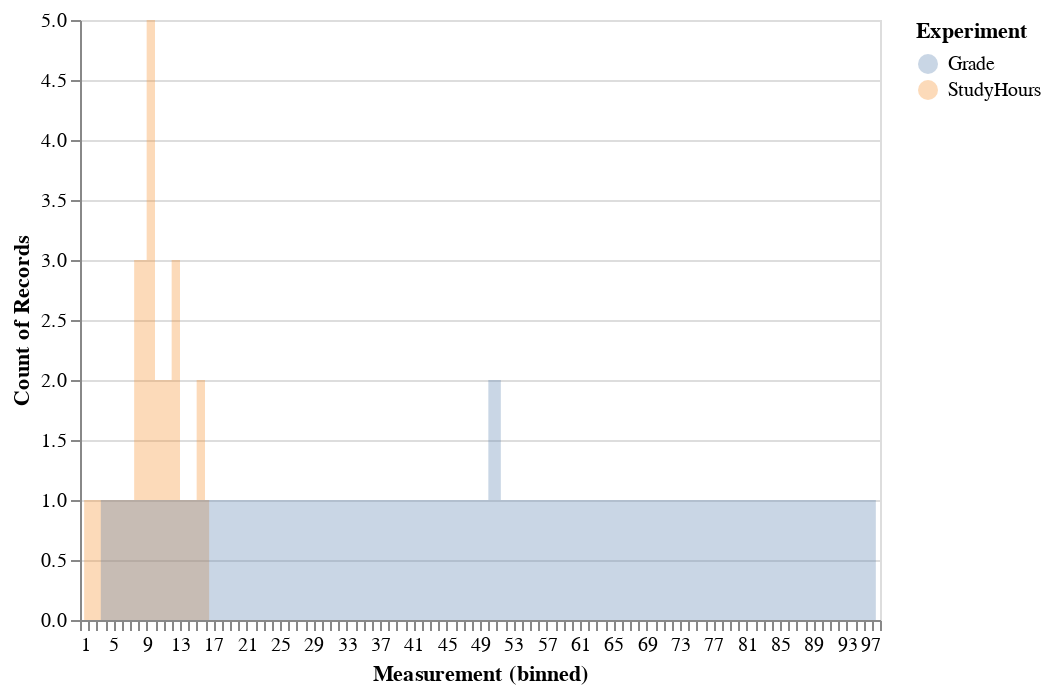

Notebook code for this chart:
### Code cell
alt.Chart(df_students).transform_fold(
    ['StudyHours', 'Grade',],
    as_=['Experiment', 'Measurement']
).mark_area(
    opacity=0.3,
    interpolate='step'
).encode(
    alt.X('Measurement:Q', bin=alt.Bin(maxbins=100)),
    alt.Y('count()', stack=None),
    alt.Color('Experiment:N')
)

### Figure 1 — Vega-Lite specification as saved in the notebook (floating-point values rounded to 4 significant figures)
{"config": {"view": {"continuousWidth": 400, "continuousHeight": 300}}, "data": {"name": "data-2c59dd5424fd4caab9460441a0134f77"}, "mark": {"type": "area", "interpolate": "step", "opacity": 0.3}, "encoding": {"color": {"type": "nominal", "field": "Experiment"}, "x": {"type": "quantitative", "bin": {"maxbins": 100}, "field": "Measurement"}, "y": {"type": "quantitative", "aggregate": "count", "stack": null}}, "transform": [{"fold": ["StudyHours", "Grade"], "as": ["Experiment", "Measurement"]}], "$schema": "https://vega.github.io/schema/vega-lite/v4.8.1.json", "datasets": {"data-2c59dd5424fd4caab9460441a0134f77": [{"Name": "Rosie", "StudyHours": 16.0, "Grade": 97.0, "Pass New": true, "Pass": true}, {"Name": "Francesca", "StudyHours": 15.5, "Grade": 82.0, "Pass New": true, "Pass": true}, {"Name": "Giovanni", "StudyHours": 14.5, "Grade": 74.0, "Pass New": true, "Pass": true}, {"Name": "Jenny", "StudyHours": 15.5, "Grade": 70.0, "Pass New": true, "Pass": true}, {"Name": "Aisha", "StudyHours": 12.0, "Grade": 64.0, "Pass New": true, "Pass": true}, {"Name": "Daniel", "StudyHours": 12.5, "Grade": 63.0, "Pass New": true, "Pass": true}, {"Name": "Rajab", "StudyHours": 13.75, "Grade": 62.0, "Pass New": true, "Pass": true}, {"Name": "Frederic", "StudyHours": 11.5, "Grade": 53.0, "Pass New": false, "Pass": false}, {"Name": "Skye", "StudyHours": 12.0, "Grade": 52.0, "Pass New": false, "Pass": false}, {"Name": "Joann", "StudyHours": 11.5, "Grade": 50.0, "Pass New": false, "Pass": false}, {"Name": "Dan", "StudyHours": 10.0, "Grade": 50.0, "Pass New": false, "Pass": false}, {"Name": "Ethan", "StudyHours": 9.25, "Grade": 49.0, "Pass New": false, "Pass": false}, {"Name": "Anila", "StudyHours": 10.0, "Grade": 48.0, "Pass New": false, "Pass": false}, {"Name": "Pedro", "StudyHours": 9.0, "Grade": 47.0, "Pass New": false, "Pass": false}, {"Name": "Jimmie", "StudyHours": 9.0, "Grade": 42.0, "Pass New": false, "Pass": false}, {"Name": "Naiyana", "StudyHours": 9.0, "Grade": 37.0, "Pass New": false, "Pass": false}, {"Name": "Helena", "StudyHours": 9.0, "Grade": 36.0, "Pass New": false, "Pass": false}, {"Name": "Ismat", "StudyHours": 6.0, "Grade": 35.0, "Pass New": false, "Pass": false}, {"Name": "Jakeem", "StudyHours": 8.0, "Grade": 27.0, "Pass New": false, "Pass": false}, {"Name": "Rhonda", "StudyHours": 8.5, "Grade": 26.0, "Pass New": false, "Pass": false}, {"Name": "Kian", "StudyHours": 8.0, "Grade": 15.0, "Pass New": false, "Pass": false}, {"Name": "Vicky", "StudyHours": 1.0, "Grade": 3.0, "Pass New": false, "Pass": false}]}}
